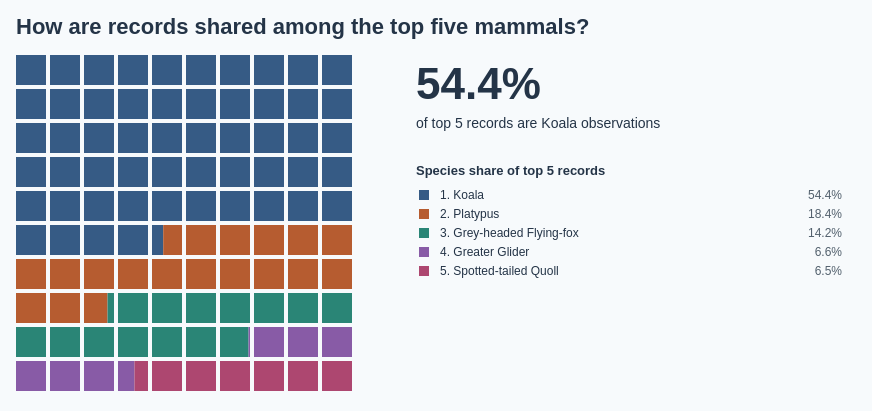

Vega-Lite specification stored for this chart:
### Vega specification from a JSON file in a GitHub repository (floating-point values rounded to 4 significant figures; data arrays with more than 128 entries replaced by an {"elided": "..."} marker saying what was removed)
{"$schema": "https://vega.github.io/schema/vega/v5.json", "description": "Share of observation records among the five most recorded mammal species selected over 2017–2026 from Dataset/observations-794195.csv. These are the first five in the shared mammal ranking: Koala, Platypus, Grey-headed Flying-fox, Greater Glider and Spotted-tailed Quoll. The denominator is their combined 3,487 records, not all mammals or the top ten. Each of the 100 squares represents one percentage point of this top-five total; squares use the shared species colours. Boundary squares are split to preserve exact shares. Displayed percentages are rounded to one decimal; tooltips show two decimals. The headline shows the leading species share; all five species remain visible without a species-count selector. Hover to highlight and click to link species selection across mammal charts. Subspecies are combined with parent species using the first two scientific-name components; genus-only records are excluded. Records without coordinates are included. Counts represent recording activity, not abundance. Includes partial 2026.", "width": 840, "height": 340, "padding": 16, "background": "#f7fafc", "title": {"text": "How are records shared among the top five mammals?", "anchor": "start", "font": "Arial", "fontSize": 22, "color": "#243447", "offset": 16, "fontWeight": "bold"}, "signals": [{"name": "totals", "update": "data('summary')[0]"}, {"name": "legendColumnWidth", "value": 280}, {"name": "legendSymbolSize", "value": 100}, {"name": "hoveredSpecies", "value": null, "on": [{"events": "@speciesTiles:mouseover, @legendSymbols:mouseover, @speciesLabels:mouseover, @speciesShares:mouseover", "update": "datum.species"}, {"events": "@speciesTiles:mouseout, @legendSymbols:mouseout, @speciesLabels:mouseout, @speciesShares:mouseout", "update": "null"}]}, {"name": "leadingShare", "update": "data('topSpecies')[0].count / totals.total"}], "data": [{"name": "speciesCounts", "values": {"elided": "146 records"}, "transform": [{"type": "window", "sort": {"field": ["count", "scientific_name"], "order": ["descending", "ascending"]}, "ops": ["row_number"], "as": ["rank"]}]}, {"name": "summary", "source": "speciesCounts", "transform": [{"type": "filter", "expr": "datum.rank <= 5"}, {"type": "aggregate", "fields": ["count", "scientific_name"], "ops": ["sum", "count"], "as": ["total", "speciesCount"]}]}, {"name": "topSpecies", "source": "speciesCounts", "transform": [{"type": "filter", "expr": "datum.rank <= 5"}, {"type": "collect", "sort": {"field": "rank", "order": "ascending"}}]}, {"name": "speciesIntervals", "source": "topSpecies", "transform": [{"type": "window", "sort": {"field": ["rank"], "order": ["ascending"]}, "ops": ["sum"], "fields": ["count"], "as": ["cumulativeCount"], "frame": [null, 0]}, {"type": "formula", "expr": "(datum.cumulativeCount - datum.count) / totals.total * 100", "as": "start"}, {"type": "formula", "expr": "datum.cumulativeCount / totals.total * 100", "as": "end"}]}, {"name": "speciesCells", "source": "speciesIntervals", "transform": [{"type": "formula", "expr": "sequence(floor(datum.start), ceil(datum.end))", "as": "indices"}, {"type": "flatten", "fields": ["indices"], "as": ["index"]}, {"type": "formula", "expr": "max(datum.start - datum.index, 0)", "as": "offset"}, {"type": "formula", "expr": "min(datum.index + 1, datum.end) - max(datum.index, datum.start)", "as": "fraction"}]}], "scales": [{"name": "speciesColor", "type": "ordinal", "domain": ["Koala", "Platypus", "Grey-headed Flying-fox", "Greater Glider", "Spotted-tailed Quoll", "European Rabbit", "Tasmanian Devil", "Quokka", "Eastern Quoll", "Australian Sea Lion"], "range": ["#365B85", "#B65C30", "#2A8576", "#885BA6", "#AD4770", "#86701D", "#6D6B70", "#397FAD", "#bab0ab", "#4D7A24"], "unknown": "#52606d"}], "marks": [{"name": "speciesTiles", "type": "rect", "from": {"data": "speciesCells"}, "encode": {"update": {"x": {"signal": "datum.index % 10 * 34 + datum.offset * 30"}, "y": {"signal": "floor(datum.index / 10) * 34"}, "width": {"signal": "30 * datum.fraction"}, "height": {"value": 30}, "fill": {"scale": "speciesColor", "field": "species"}, "fillOpacity": {"signal": "hoveredSpecies == null || hoveredSpecies === datum.species ? 1 : 0.25"}, "cursor": {"value": "pointer"}, "tooltip": {"signal": "{'Species': datum.species, 'Observations': format(datum.count, ',d'), 'Share of top 5 records': format(datum.count / totals.total, '.2%'), 'Total top 5 records': format(totals.total, ',d')}"}, "description": {"signal": "datum.species + ': ' + format(datum.count / totals.total, '.2%') + ' of top 5 records'"}}}}, {"name": "headline", "type": "text", "interactive": false, "encode": {"update": {"x": {"value": 400}, "y": {"value": 44}, "text": {"signal": "format(leadingShare, '.1%')"}, "fontSize": {"value": 44}, "fill": {"value": "#243447"}, "fontWeight": {"value": "bold"}}}}, {"name": "headlineCaption", "type": "text", "interactive": false, "encode": {"update": {"x": {"value": 400}, "y": {"value": 73}, "text": {"signal": "'of top 5 records are ' + data('topSpecies')[0].species + ' observations'"}, "fontSize": {"value": 14}, "fill": {"value": "#243447"}, "fontWeight": {"value": "normal"}}}}, {"name": "legendSymbols", "type": "symbol", "from": {"data": "topSpecies"}, "encode": {"update": {"x": {"value": 408}, "y": {"signal": "140 + (datum.rank - 1) * 19"}, "shape": {"value": "square"}, "size": {"signal": "legendSymbolSize"}, "fill": {"scale": "speciesColor", "field": "species"}, "opacity": {"signal": "hoveredSpecies == null || hoveredSpecies === datum.species ? 1 : 0.25"}, "tooltip": {"signal": "{'Species': datum.species, 'Observations': format(datum.count, ',d'), 'Share of top 5 records': format(datum.count / totals.total, '.2%'), 'Total top 5 records': format(totals.total, ',d')}"}, "cursor": {"value": "pointer"}}}}, {"name": "listHeading", "type": "text", "interactive": false, "encode": {"update": {"x": {"value": 400}, "y": {"value": 120}, "text": {"value": "Species share of top 5 records"}, "fontSize": {"value": 13}, "fill": {"value": "#243447"}, "fontWeight": {"value": "bold"}}}}, {"name": "speciesLabels", "type": "text", "interactive": true, "encode": {"update": {"x": {"value": 424}, "y": {"signal": "144 + (datum.rank - 1) * 19"}, "text": {"signal": "datum.rank + '. ' + datum.species"}, "fontSize": {"value": 12}, "fill": {"value": "#243447"}, "fontWeight": {"value": "normal"}, "limit": {"value": 290}, "tooltip": {"signal": "{'Species': datum.species, 'Observations': format(datum.count, ',d'), 'Share of top 5 records': format(datum.count / totals.total, '.2%'), 'Total top 5 records': format(totals.total, ',d')}"}, "cursor": {"value": "pointer"}, "fillOpacity": {"signal": "hoveredSpecies == null || hoveredSpecies === datum.species ? 1 : 0.25"}}}, "from": {"data": "topSpecies"}}, {"name": "speciesShares", "type": "text", "interactive": true, "encode": {"update": {"x": {"value": 826}, "y": {"signal": "144 + (datum.rank - 1) * 19"}, "text": {"signal": "format(datum.count / totals.total, '.1%')"}, "fontSize": {"value": 12}, "fill": {"value": "#52606d"}, "fontWeight": {"value": "normal"}, "align": {"value": "right"}, "tooltip": {"signal": "{'Species': datum.species, 'Observations': format(datum.count, ',d'), 'Share of top 5 records': format(datum.count / totals.total, '.2%'), 'Total top 5 records': format(totals.total, ',d')}"}, "cursor": {"value": "pointer"}, "fillOpacity": {"signal": "hoveredSpecies == null || hoveredSpecies === datum.species ? 1 : 0.25"}}}, "from": {"data": "topSpecies"}}], "config": {"font": "Arial", "legend": {"labelFont": "Arial", "titleFont": "Arial", "labelFontSize": 12, "titleFontSize": 13, "titleFontWeight": "bold", "labelColor": "#6a5b49", "titleColor": "#634320", "symbolType": "square", "symbolSize": 100, "rowPadding": 8, "columnPadding": 24, "labelOffset": 8}}, "usermeta": {"observationWindow": {"source": "Dataset/observations-794195.csv", "dateField": "observed_on", "years": [2017, 2018, 2019, 2020, 2021, 2022, 2023, 2024, 2025, 2026], "yearCount": 10, "includesPartialLatestYear": true}}}
